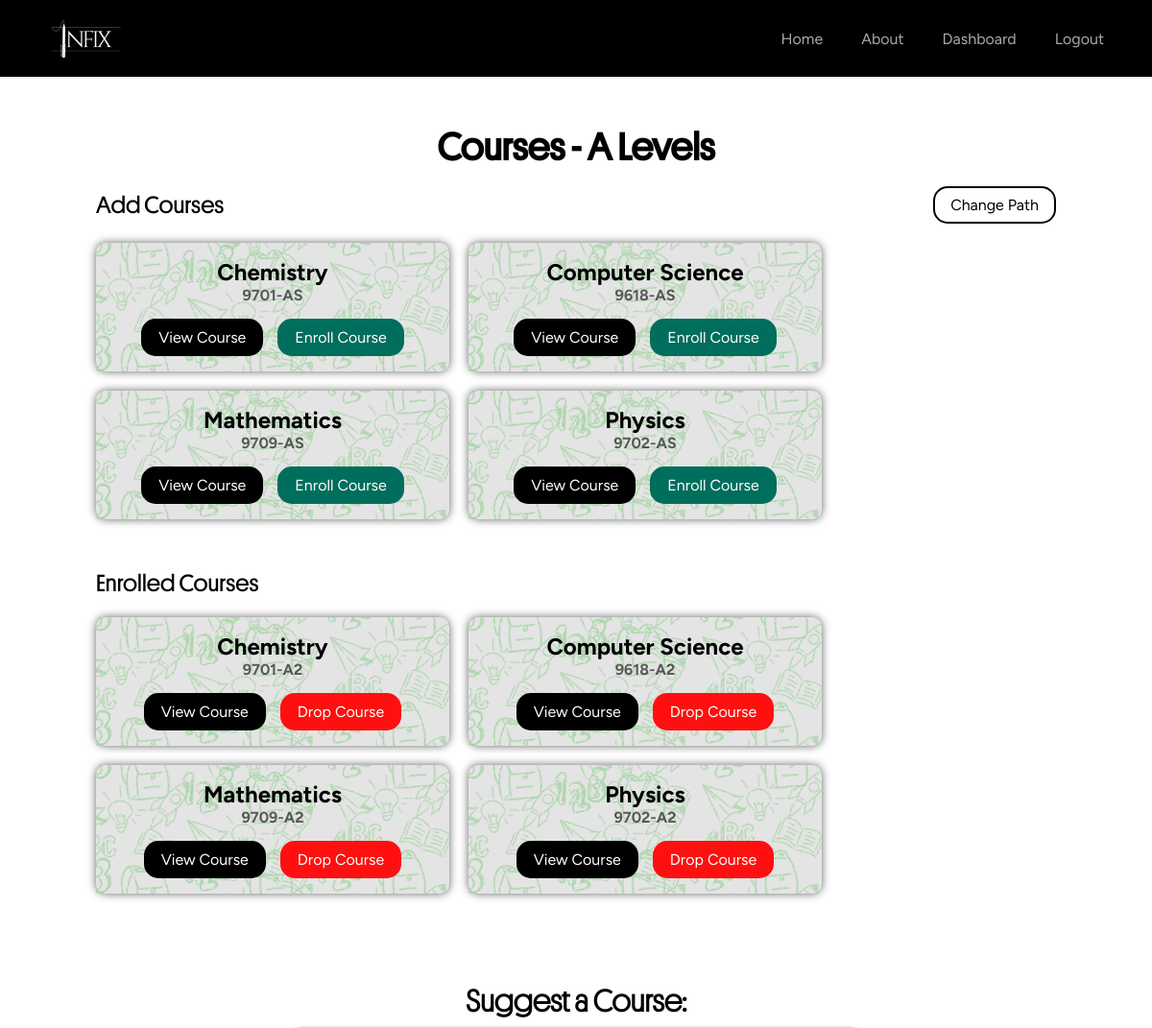
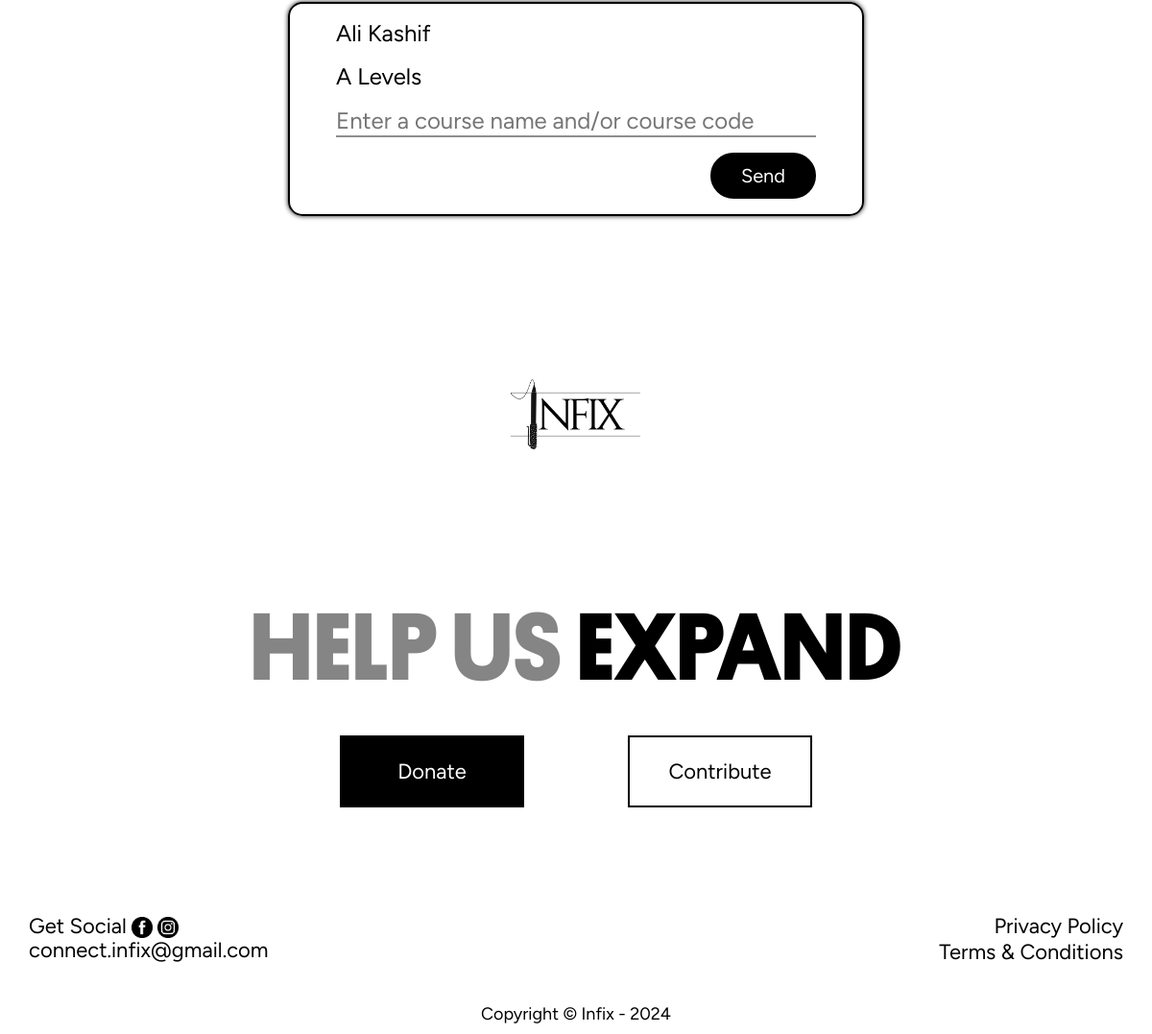
The page /courses (signed in) on the database its author committed (2 pictures, top to bottom).
### tables this page shows
CREATE TABLE paths (
    id INTEGER PRIMARY KEY AUTOINCREMENT,
    name TEXT NOT NULL UNIQUE
);

CREATE TABLE courses (
    id INTEGER PRIMARY KEY AUTOINCREMENT,
    path_id INTEGER NOT NULL,
    name TEXT NOT NULL,
    course_code INTEGER NOT NULL UNIQUE,
    FOREIGN KEY (path_id) REFERENCES paths(id) ON DELETE CASCADE
);

CREATE TABLE users (
    id INTEGER PRIMARY KEY AUTOINCREMENT,
    fullname TEXT NOT NULL,
    username TEXT NOT NULL UNIQUE,
    email TEXT NOT NULL UNIQUE,
    hash TEXT NOT NULL
, google_id TEXT);

### app.py (the view)
@app.route('/courses')
@login_required
def courses():
    user_id = session['user_id']
    result = db.execute("""
        SELECT paths.name AS user_path
        FROM paths
        JOIN user_paths ON paths.id = user_paths.path_id
        WHERE user_paths.user_id = ?
    """, user_id)
    if result:
        path = result[0]["user_path"]
    else:
        flash("Please select a path to view courses")
        return redirect("/selectpath")
    user_path_id = db.execute("SELECT path_id FROM user_paths WHERE user_id = ?", user_id)[0]["path_id"]
    enrolled_courses = db.execute("""
        SELECT courses.name, courses.course_code
        FROM courses
        JOIN user_courses ON courses.id = user_courses.course_id
        JOIN user_paths ON user_paths.user_id = user_courses.user_id
        WHERE user_courses.user_id = ?
        AND courses.path_id = user_paths.path_id
    """, user_id)
    enrolled = len(enrolled_courses) > 0
    other_courses = db.execute("""
        SELECT courses.name, courses.course_code
        FROM courses
        WHERE courses.id NOT IN (
            SELECT user_courses.course_id
            FROM user_courses
            WHERE user_courses.user_id = ?
        ) AND courses.path_id = ?
    """, user_id, user_path_id)
    to_add = len(other_courses) > 0
    user_name = db.execute("SELECT fullname FROM users WHERE id = ?", user_id)[0]['fullname']
    user_email = db.execute("SELECT email FROM users WHERE id = ?", user_id)[0]['email']
    return render_template('courses.html', enrolled_courses=enrolled_courses, other_courses=other_courses, path=path, enrolled = enrolled, to_add = to_add, user_name=user_name, user_email=user_email)

### app.py (called while the page is built)
@app.after_request
def after_request(response):
    response.headers["Cache-Control"] = "no-cache, no-store, must-revalidate"
    response.headers["Expires"] = "0"
    response.headers["Pragma"] = "no-cache"
    return response

### helpers.py (called while the page is built)
def login_required(f):
    @wraps(f)
    def decorated_function(*args, **kwargs):
        if session.get("user_id") is None:
            return redirect("/login")
        return f(*args, **kwargs)
    return decorated_function

### templates/courses.html (shortened to what this page needs)
{% extends 'base.html' %}
{% block styles %}
<link rel="stylesheet" href="{{ url_for('static', filename='css/courses.css') }}">
<link href="https://cdn.jsdelivr.net/npm/remixicon@4.3.0/fonts/remixicon.css" rel="stylesheet"/>
{% endblock %}
{% block HomeActive %}inactive{% endblock %}
{% block content %}
<div id="courses-container">
    <div class="header">
        <h1>Courses - <span class="path-name">{{ path }}</span></h1>
    </div>
    <div class="courses">
        {% if enrolled %}
        <div class="enrolled-courses">
            {% if to_add %}
                <div class="head">Enrolled Courses</div>
            {% else %}
                <div class="add-change">
                    <div class="head">Enrolled Courses</div>
                    <div class="change-path"><a href="/changepath"><button class="change">Change Path</button></a></div>
                </div>
            {% endif %}
            <div class="cards-container">
            {% for course in enrolled_courses %}
            <div class="course-card">
                <h3>{{ course.name }} <br> <div class="course-code">{{ course.course_code }}</div></h3>
                <div class="buttons">
                    <a href="/course/{{ course.course_code | replace(' ', '-') }}">
                        <button class="resume">View Course</button>
                    </a>
                    <a href="/dropcourseconfirmation/{{ course.course_code | replace(' ', '-') }}">
                        <button class="drop">Drop Course</button>
                    </a>
                </div>
                <div class="texture">
                    <img src="../static/images/card-bg.png" alt="">
                  </div>
            </div>
            {% endfor %}
            </div>
        </div>
        {% endif %}
        {% if to_add %}
        <div class="add-courses">
            <div class="add-change">
                <div class="head">Add Courses</div>
                <div class="change-path"><a href="/changepath"><button class="change">Change Path</button></a></div>
            </div>
            <div class="cards-container">
            {% for course in other_courses %}
            <div class="course-card">
                <h3>{{ course.name }} <br> <div class="course-code">{{ course.course_code }}</div></h3>
                <div class="buttons">
                    <a href="/course/{{ course.course_code | replace(' ', '-') }}">
                        <button class="view">View Course</button>
                    </a>
                    <a href="/enrollcourse/{{ course.course_code | replace(' ', '-') }}">
                        <button class="enroll">Enroll Course</button>
                    </a>
                </div>
                <div class="texture">
                    <img src="../static/images/card-bg.png" alt="">
                  </div>
            </div>
            {% endfor %}
            </div>
        </div>
        {% endif %}
    </div>
    <div class="course-input">
        <h1>Suggest a Course: </h1>
        <form>
            <input type="text" id="name-input" value="{{user_name}}" disabled>
            <input type="text" id="path-input" value="{{path}}" disabled>
            <input type="text" id="message" rows = '2' placeholder="Enter a course name and/or course code" required>
            <button type="submit">Send</button>
        </form>
    </div>
</div>
{% endblock %}

### templates/base.html (shortened to what this page needs)
<html lang="en">
<head>
  <link rel="stylesheet" href="{{ url_for('static', filename='css/styles.css') }}">
  <link href="https://cdn.jsdelivr.net/npm/remixicon@4.3.0/fonts/remixicon.css" rel="stylesheet"/>
  {% block styles %}{% endblock %}
</head>
<body>
  {% block nav %}
  <div id="navbar">
    <div class="navbar-content">
      <a href="/" class="logo"><img src="../static/images/White text, no bg.png" alt="Infix Logo" class="infix-logo-nav"></a>
      <div class="nav">
        <ul class="nav-list">
          <li class="nav-item"><a href="/" class="nav-link" id="{% block HomeActive %}active{% endblock %}">Home</a></li>
          <li class="nav-item"><a href="#" class="nav-link" id="{% block AboutActive %}inactive{% endblock %}">About</a></li>
          {% if session.get('user_id') %}
          <li class="nav-item"><a href="/dashboard" class="nav-link" id="{% block DashboardActive %}inactive{% endblock %}">Dashboard</a></li>
            <li class="nav-item"><a href="/logout" class="nav-link">Logout</a></li>
          {% else %}
            <li class="nav-item"><a href="/signup" class="nav-link" id="{% block SignUpActive %}inactive{% endblock %}">Get Started</a></li>
            <li class="nav-item"><a href="/login" class="nav-link" id="{% block LogInActive %}inactive{% endblock %}">Log In</a></li>
          {% endif %}
        </ul>
      </div>
    </div>
  </div>
  {% endblock %}
  {% block content %}
  {% endblock %}
  {% block footer %}
  <div id="footer">
    <div class="infix-logo-top">
      <img src="../static/images/Black text, no bg.png" alt="Infix Logo Black" class="infix-logo">
    </div>
    <div class="help-us">
      <p class="help-us-expand"><span class="gray">HELP US</span> <span class="expand">EXPAND</span></p>
      <div class="action-buttons">
        <div class="whitebgBtn-contrast donate"><a href="./">Donate</a></div>
        <div class="whitebgBtn contribute"><a href="./">Contribute</a></div>
      </div>
    </div>
    <div class="links">
      <div class="socials">
        <div class="get-social">
          <span class="social-text">Get Social</span><a href="./"><img class="facebook-icon" src="../static/images/Facebook Icon.png" alt="Facebook Icon"></a><a href="./"><img class="instagram-icon" src="../static/images/Instagram Icon.png" alt="Instagram Icon">
        </div>
        <p class="contact-email">connect.infix@gmail.com</p>
      </div>
      <div class="other-links">
        <a href="./" class="privacy-policy">Privacy Policy</a>
        <br>
        <a href="./" class="tAndc">Terms & Conditions</a>
      </div>
    </div>
  </div>
  <div class="copyright">Copyright © Infix - 2024</div>
  {% endblock %}
</body>
</html>

### static/css/styles.css (style rules this page uses)
html { scroll-behavior: smooth; font-family: "Figtree", sans-serif; }
* { margin: 0; padding: 0; transition: all ease 0.3s; }
body, html { overflow-x: hidden; }
#navbar { box-sizing: border-box; background-color: #000000; position: fixed; top: 0; width: 100%; z-index: 9999; }
ul { list-style: none; }
a { text-decoration: none; color: inherit; }
.navbar-content { display: flex; align-items: center; justify-content: space-between; padding: 0 50px; min-height: 60px; }
.logo { font-size: 22px; color: #ffffff; font-family: 'Platform-Bold'; }
.infix-logo-nav { height: 80px; }
.nav-list { display: flex; column-gap: 40px; }
.nav-link { color: rgba(225,225,225,0.75); font-size: 16px; transition: color 0.4s; }
.whitebgBtn { position: relative; font-family: 'Figtree'; width: 100px; background: none; font-size: 22px; padding: 1em 2em; border: 2px solid black; transition: all ease 0.5s; display: flex; justify-content: center; align-items: center; }
.whitebgBtn a { color: black; text-align: center; display: block; z-index: 1; }
.whitebgBtn::before { content: ''; position: absolute; inset: 0px 8px; border-left: 2px solid transparent; border-right: 2px solid transparent; transition: all ease 0.5s; z-index: 0; }
.whitebgBtn::after { content: ''; position: absolute; inset: 8px 0px; border-top: 2px solid transparent; border-bottom: 2px solid transparent; transition: all ease 0.5s; z-index: 0; }
.whitebgBtn-contrast { position: relative; font-family: 'Figtree'; background-color: black; width: 100px; font-size: 22px; padding: 1em 2em; border: 2px solid black; transition: all ease 0.5s; }
.whitebgBtn-contrast a { color: white; display: flex; justify-content: center; align-items: center; z-index: 1; }
.whitebgBtn-contrast::before { content: ''; position: absolute; inset: 0px 8px; border-left: 2px solid transparent; border-right: 2px solid transparent; transition: all ease 0.5s; z-index: 0; }
.whitebgBtn-contrast::after { content: ''; position: absolute; inset: 8px 0px; border-top: 2px solid transparent; border-bottom: 2px solid transparent; transition: all ease 0.5s; z-index: 0; }
#footer { background-color: #ffffff; padding: 0; display: flex; flex-direction: column; justify-content: space-between; min-height: 85vh; }
.infix-logo-top { display: flex; justify-content:center; }
.infix-logo-top > .infix-logo { width: 150px; height: 150px; }
.help-us { display: flex; flex-direction: column; justify-content: space-between; align-items: center; }
.help-us-expand { font-size: 100px; font-family: 'Platform-Bold'; margin: 30px; }
.gray { color: #858585; }
.action-buttons { display: flex; width: 600px; justify-content: space-around; }
.facebook-icon, .instagram-icon { width: 22px; height: 22px; padding-left: 5px; margin-bottom: -5px; }
.links { font-size: 22px; display: flex; justify-content: space-between; margin: 30px; }
.contact-email { margin-top: -2px; }
.other-links { text-align: right; }
a { text-decoration: none; color: #000000; }
.copyright { display: flex; justify-content: center; padding: 10px; font-size: 18px; color: black; background-color: white; }

### rows shown on the page
paths: name "A Levels"
courses: name "Chemistry", course_code "9701-A2"
courses: name "Computer Science", course_code "9618-A2"
courses: name "Mathematics", course_code "9709-A2"
courses: name "Physics", course_code "9702-A2"
courses: name "Chemistry", course_code "9701-AS"
courses: name "Computer Science", course_code "9618-AS"
courses: name "Mathematics", course_code "9709-AS"
courses: name "Physics", course_code "9702-AS"
users: fullname "Ali Kashif"
